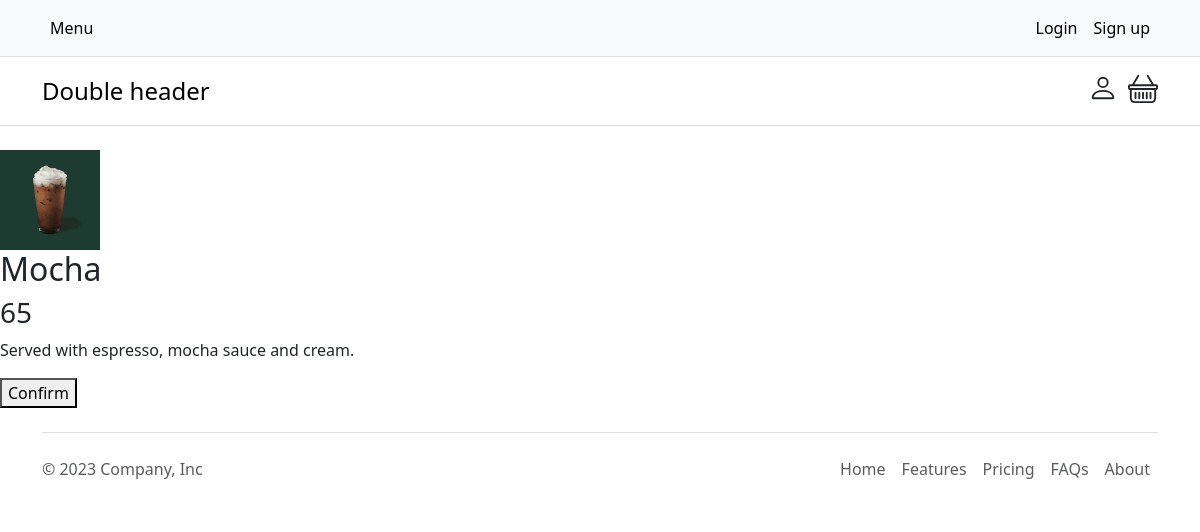
Page /user/order/1 on the committed database.
### App/models.py (models this page shows, shortened)
class Item(models.Model):
  name = models.CharField(max_length=20)
  image = models.ImageField(upload_to='img')
  price = models.BigIntegerField()
  content = models.TextField()

### user/views.py (the view)
# urls.py: path('order/<int:id>', views.order,name='order'),
def order(request,id):
  item = Item.objects.get(id = id)
  if request.POST.get('control') == 'clicked':
   context = dict(
     id = item.id
   )
   return render(request,'form.html',context)
  context = dict(
     item = item
  )
  return render(request,'order.html',context)

### templates/order.html (shortened to what this page needs)
{% extends 'main.html' %}
{% block container %}
{% load static %}
<img src="{{item.image.url}}" alt="sa" width="100">
<h2> {{item.name}} </h2>
<h3> {{item.price}} </h3>
<p> {{item.content}} </p>
<form method='post' action="">
    <button type="submit" value="clicked" name="control">Confirm</button>
</form>
{% endblock %}

### rows in the picture
Item: image (picture), name "Mocha", price "65", content "Served with espresso, mocha sauce and cream."
